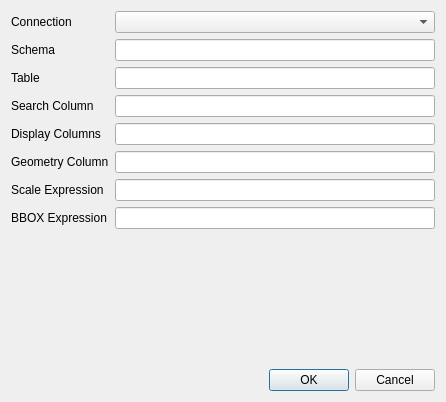
<?xml version="1.0" encoding="UTF-8"?>
<ui version="4.0">
 <class>ConfigDialog</class>
 <widget class="QDialog" name="ConfigDialog">
  <property name="geometry">
   <rect>
    <x>0</x>
    <y>0</y>
    <width>446</width>
    <height>402</height>
   </rect>
  </property>
  <property name="windowTitle">
   <string>Configuration</string>
  </property>
  <layout class="QVBoxLayout" name="verticalLayout">
   <item>
    <layout class="QFormLayout" name="formLayout">
     <item row="0" column="0">
      <widget class="QLabel" name="label">
       <property name="text">
        <string>Connection</string>
       </property>
      </widget>
     </item>
     <item row="0" column="1">
      <widget class="QComboBox" name="cboConnection"/>
     </item>
     <item row="1" column="0">
      <widget class="QLabel" name="label_2">
       <property name="text">
        <string>Schema</string>
       </property>
      </widget>
     </item>
     <item row="1" column="1">
      <widget class="QLineEdit" name="editSchema"/>
     </item>
     <item row="2" column="0">
      <widget class="QLabel" name="label_3">
       <property name="text">
        <string>Table</string>
       </property>
      </widget>
     </item>
     <item row="2" column="1">
      <widget class="QLineEdit" name="editTable"/>
     </item>
     <item row="3" column="0">
      <widget class="QLabel" name="label_6">
       <property name="text">
        <string>Search Column</string>
       </property>
      </widget>
     </item>
     <item row="3" column="1">
      <widget class="QLineEdit" name="editSearchColumn"/>
     </item>
     <item row="4" column="0">
      <widget class="QLabel" name="label_4">
       <property name="text">
        <string>Display Columns</string>
       </property>
      </widget>
     </item>
     <item row="4" column="1">
      <widget class="QLineEdit" name="editDisplayColumns"/>
     </item>
     <item row="5" column="0">
      <widget class="QLabel" name="label_5">
       <property name="text">
        <string>Geometry Column</string>
       </property>
      </widget>
     </item>
     <item row="5" column="1">
      <widget class="QLineEdit" name="editGeomColumn"/>
     </item>
     <item row="6" column="0">
      <widget class="QLabel" name="label_7">
       <property name="text">
        <string>Scale Expression</string>
       </property>
      </widget>
     </item>
     <item row="6" column="1">
      <widget class="QLineEdit" name="editScaleExpr"/>
     </item>
     <item row="7" column="0">
      <widget class="QLabel" name="label_8">
       <property name="text">
        <string>BBOX Expression</string>
       </property>
      </widget>
     </item>
     <item row="7" column="1">
      <widget class="QLineEdit" name="editBboxExpr"/>
     </item>
    </layout>
   </item>
   <item>
    <widget class="QDialogButtonBox" name="buttonBox">
     <property name="orientation">
      <enum>Qt::Horizontal</enum>
     </property>
     <property name="standardButtons">
      <set>QDialogButtonBox::Cancel|QDialogButtonBox::Ok</set>
     </property>
    </widget>
   </item>
  </layout>
 </widget>
 <resources/>
 <connections>
  <connection>
   <sender>buttonBox</sender>
   <signal>accepted()</signal>
   <receiver>ConfigDialog</receiver>
   <slot>accept()</slot>
   <hints>
    <hint type="sourcelabel">
     <x>248</x>
     <y>254</y>
    </hint>
    <hint type="destinationlabel">
     <x>157</x>
     <y>274</y>
    </hint>
   </hints>
  </connection>
  <connection>
   <sender>buttonBox</sender>
   <signal>rejected()</signal>
   <receiver>ConfigDialog</receiver>
   <slot>reject()</slot>
   <hints>
    <hint type="sourcelabel">
     <x>316</x>
     <y>260</y>
    </hint>
    <hint type="destinationlabel">
     <x>286</x>
     <y>274</y>
    </hint>
   </hints>
  </connection>
 </connections>
</ui>
